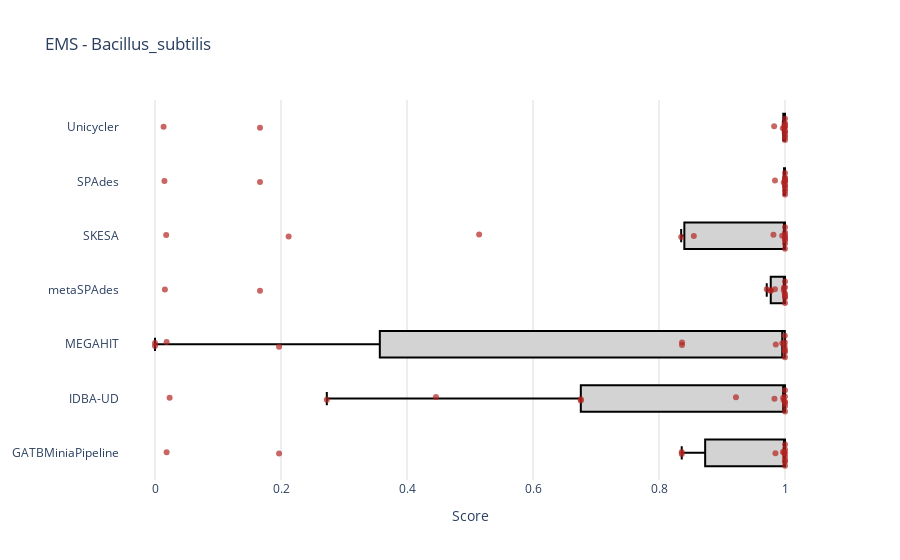
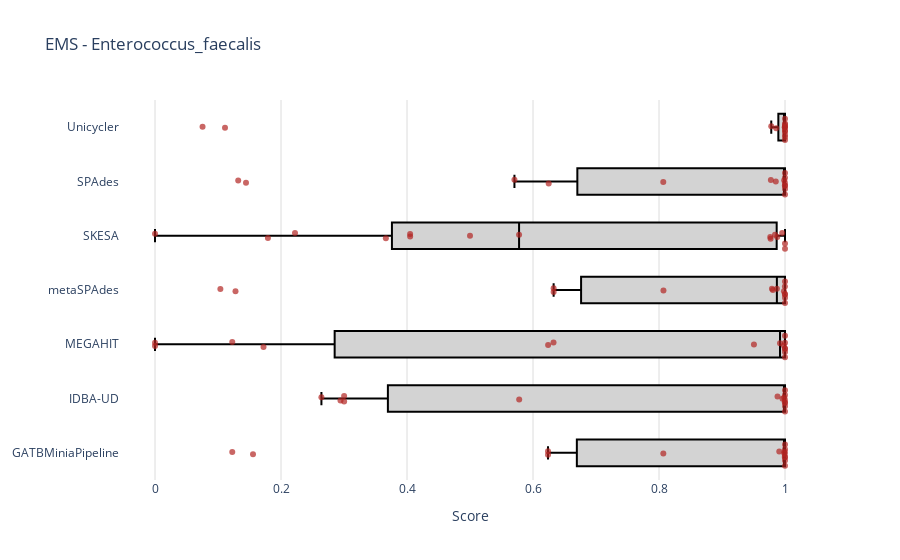
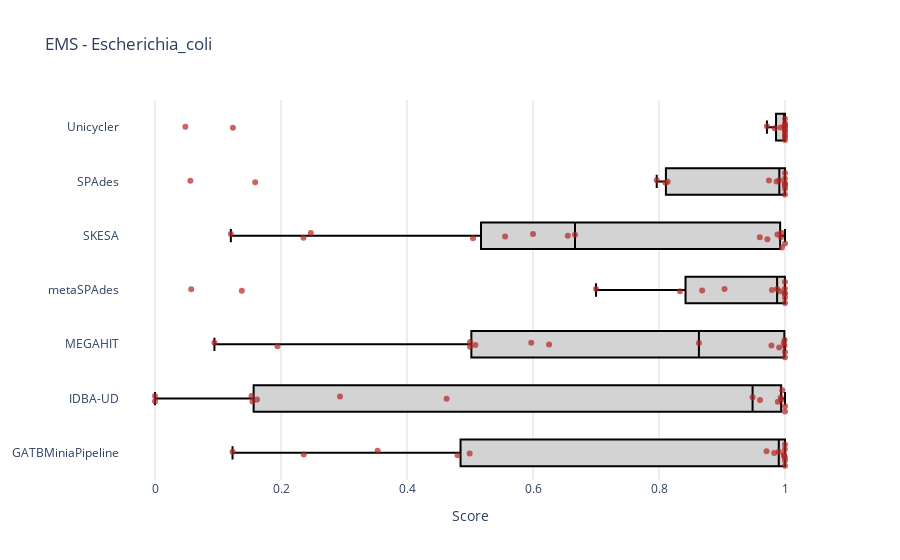
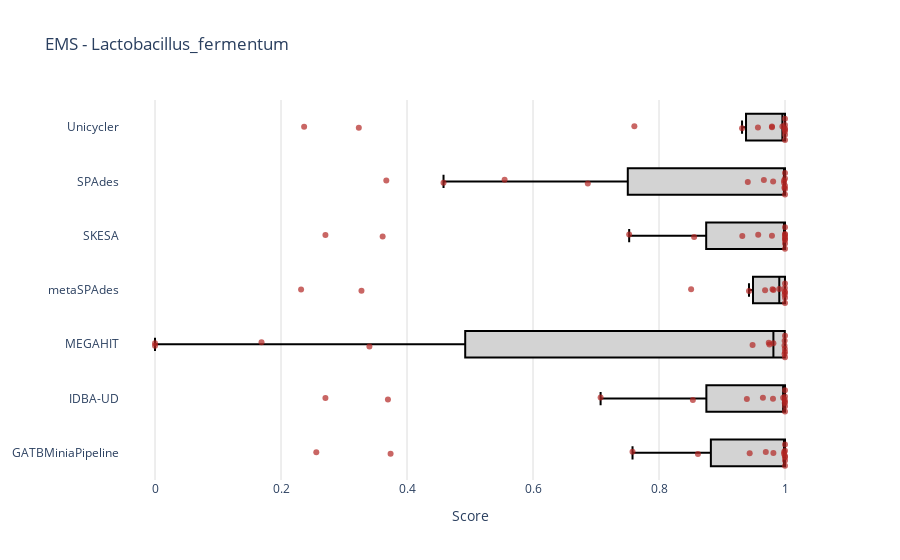

The notebook cell these images were saved under, in order:
### Code cell
for sample in rank_dfs:
    for reference in rank_dfs[sample]:
        fig = go.Figure()
        df = rank_dfs[sample][reference]
        for assembler in df.index:

            fig.add_trace(go.Box(x=df.loc[[assembler]].values[0],
                                     name=assembler, boxpoints='all',jitter=1, pointpos=0,
                                     boxmean=False, fillcolor='#D3D3D3', line=dict(color='#000000'),
                                    marker=dict(color='rgba(178,37,34,0.7)', size=6)))
        fig.update_layout(showlegend=False, xaxis_title="Score",
                              plot_bgcolor='rgb(255,255,255)', xaxis=dict(zeroline=False, gridcolor='#DCDCDC'),
                         title='{} - {}'.format(sample, reference))
        fig.show()

### Figure 1 — Plotly figure (JSON) as saved in the notebook; plotly's stock layout.template omitted (floating-point values rounded to 4 significant figures)
{"data": [{"boxmean": false, "boxpoints": "all", "fillcolor": "#D3D3D3", "jitter": 1, "line": {"color": "#000000"}, "marker": {"color": "rgba(178,37,34,0.7)", "size": 6}, "name": "GATBMiniaPipeline", "pointpos": 0, "type": "box", "x": [0.197, 0.9996, 0.8361, 0.8361, 1, 0.9848, 0.9987, 0.0184, 0.9999, 0.9968, 1, 1, 0.9999, 0.9999, 1.0]}, {"boxmean": false, "boxpoints": "all", "fillcolor": "#D3D3D3", "jitter": 1, "line": {"color": "#000000"}, "marker": {"color": "rgba(178,37,34,0.7)", "size": 6}, "name": "IDBA-UD", "pointpos": 0, "type": "box", "x": [0.2727, 0.446, 0.6759, 0.6759, 1, 0.9832, 0.9971, 0.02318, 0.9977, 0.9222, 1, 1, 0.9999, 0.9999, 1.0]}, {"boxmean": false, "boxpoints": "all", "fillcolor": "#D3D3D3", "jitter": 1, "line": {"color": "#000000"}, "marker": {"color": "rgba(178,37,34,0.7)", "size": 6}, "name": "MEGAHIT", "pointpos": 0, "type": "box", "x": [0.197, 0.9997, 0.8365, 0.8365, 1, 0.9854, 0.9993, 0.0184, 0.9994, 0.9956, 0, 0, 1.0, 0.9997, 0.9997]}, {"boxmean": false, "boxpoints": "all", "fillcolor": "#D3D3D3", "jitter": 1, "line": {"color": "#000000"}, "marker": {"color": "rgba(178,37,34,0.7)", "size": 6}, "name": "metaSPAdes", "pointpos": 0, "type": "box", "x": [0.1667, 0.9994, 0.9774, 0.9774, 1, 0.9841, 0.9979, 0.01568, 0.9983, 0.971, 1, 1, 1.0, 1.0, 1.0]}, {"boxmean": false, "boxpoints": "all", "fillcolor": "#D3D3D3", "jitter": 1, "line": {"color": "#000000"}, "marker": {"color": "rgba(178,37,34,0.7)", "size": 6}, "name": "SKESA", "pointpos": 0, "type": "box", "x": [0.2121, 0.5145, 0.8553, 0.8352, 1, 0.9816, 0.9955, 0.01772, 1, 1, 1, 1, 1, 1, 1]}, {"boxmean": false, "boxpoints": "all", "fillcolor": "#D3D3D3", "jitter": 1, "line": {"color": "#000000"}, "marker": {"color": "rgba(178,37,34,0.7)", "size": 6}, "name": "SPAdes", "pointpos": 0, "type": "box", "x": [0.1667, 1, 1, 1, 1, 0.9841, 0.998, 0.015, 1.0, 0.9999, 1, 1, 0.9999, 0.9999, 1.0]}, {"boxmean": false, "boxpoints": "all", "fillcolor": "#D3D3D3", "jitter": 1, "line": {"color": "#000000"}, "marker": {"color": "rgba(178,37,34,0.7)", "size": 6}, "name": "Unicycler", "pointpos": 0, "type": "box", "x": [0.1667, 0.9993, 0.9995, 0.9995, 1, 0.9828, 0.9966, 0.01363, 1.0, 0.9996, 1, 1, 1.0, 1.0, 1]}], "layout": {"plot_bgcolor": "rgb(255,255,255)", "showlegend": false, "title": {"text": "EMS - Bacillus_subtilis"}, "xaxis": {"gridcolor": "#DCDCDC", "title": {"text": "Score"}, "zeroline": false}}}

### Figure 2 — Plotly figure (JSON) as saved in the notebook; plotly's stock layout.template omitted (floating-point values rounded to 4 significant figures)
{"data": [{"boxmean": false, "boxpoints": "all", "fillcolor": "#D3D3D3", "jitter": 1, "line": {"color": "#000000"}, "marker": {"color": "rgba(178,37,34,0.7)", "size": 6}, "name": "GATBMiniaPipeline", "pointpos": 0, "type": "box", "x": [0.1226, 0.8069, 0.6238, 0.6238, 1, 0.9909, 0.9988, 0.1556, 1.0, 0.9997, 1, 1, 0.9996, 0.9996, 1]}, {"boxmean": false, "boxpoints": "all", "fillcolor": "#D3D3D3", "jitter": 1, "line": {"color": "#000000"}, "marker": {"color": "rgba(178,37,34,0.7)", "size": 6}, "name": "IDBA-UD", "pointpos": 0, "type": "box", "x": [0.2642, 0.5781, 0.3002, 0.3002, 1, 0.9881, 0.996, 0.2944, 1.0, 0.9988, 1, 1, 0.9998, 0.9998, 1.0]}, {"boxmean": false, "boxpoints": "all", "fillcolor": "#D3D3D3", "jitter": 1, "line": {"color": "#000000"}, "marker": {"color": "rgba(178,37,34,0.7)", "size": 6}, "name": "MEGAHIT", "pointpos": 0, "type": "box", "x": [0.1226, 1, 0.624, 0.6326, 1, 0.9921, 1, 0.1722, 0.9981, 0.9507, 0, 0, 1.0, 1.0, 1.0]}, {"boxmean": false, "boxpoints": "all", "fillcolor": "#D3D3D3", "jitter": 1, "line": {"color": "#000000"}, "marker": {"color": "rgba(178,37,34,0.7)", "size": 6}, "name": "metaSPAdes", "pointpos": 0, "type": "box", "x": [0.1038, 0.8071, 0.6327, 0.6327, 1, 0.9793, 0.9871, 0.1278, 0.9983, 0.9808, 1, 1, 0.9998, 0.9998, 1]}, {"boxmean": false, "boxpoints": "all", "fillcolor": "#D3D3D3", "jitter": 1, "line": {"color": "#000000"}, "marker": {"color": "rgba(178,37,34,0.7)", "size": 6}, "name": "SKESA", "pointpos": 0, "type": "box", "x": [0.1792, 0.5779, 0.405, 0.405, 1, 0.9877, 0.9956, 0.2222, 0.9842, 0.3665, 0, 0.5, 1, 0.9766, 0.9772]}, {"boxmean": false, "boxpoints": "all", "fillcolor": "#D3D3D3", "jitter": 1, "line": {"color": "#000000"}, "marker": {"color": "rgba(178,37,34,0.7)", "size": 6}, "name": "SPAdes", "pointpos": 0, "type": "box", "x": [0.1321, 0.8068, 0.6249, 0.5705, 1, 0.9776, 0.9854, 0.1444, 0.9999, 0.9987, 1, 1, 0.9998, 0.9998, 1.0]}, {"boxmean": false, "boxpoints": "all", "fillcolor": "#D3D3D3", "jitter": 1, "line": {"color": "#000000"}, "marker": {"color": "rgba(178,37,34,0.7)", "size": 6}, "name": "Unicycler", "pointpos": 0, "type": "box", "x": [0.07547, 0.9997, 1, 1, 1, 0.9782, 0.986, 0.1111, 1.0, 1.0, 1, 1, 0.9998, 0.9998, 1]}], "layout": {"plot_bgcolor": "rgb(255,255,255)", "showlegend": false, "title": {"text": "EMS - Enterococcus_faecalis"}, "xaxis": {"gridcolor": "#DCDCDC", "title": {"text": "Score"}, "zeroline": false}}}

### Figure 3 — Plotly figure (JSON) as saved in the notebook; plotly's stock layout.template omitted (floating-point values rounded to 4 significant figures)
{"data": [{"boxmean": false, "boxpoints": "all", "fillcolor": "#D3D3D3", "jitter": 1, "line": {"color": "#000000"}, "marker": {"color": "rgba(178,37,34,0.7)", "size": 6}, "name": "GATBMiniaPipeline", "pointpos": 0, "type": "box", "x": [0.3534, 0.236, 0.4802, 0.4995, 1, 0.9707, 0.9828, 0.1231, 0.9998, 0.9901, 1, 1, 0.9984, 0.9984, 1.0]}, {"boxmean": false, "boxpoints": "all", "fillcolor": "#D3D3D3", "jitter": 1, "line": {"color": "#000000"}, "marker": {"color": "rgba(178,37,34,0.7)", "size": 6}, "name": "IDBA-UD", "pointpos": 0, "type": "box", "x": [1, 0.1619, 0.1532, 0.1548, 1, 0.9485, 0.9603, 0.2936, 0.9942, 0.4629, 0, 0, 0.9956, 0.9887, 0.9932]}, {"boxmean": false, "boxpoints": "all", "fillcolor": "#D3D3D3", "jitter": 1, "line": {"color": "#000000"}, "marker": {"color": "rgba(178,37,34,0.7)", "size": 6}, "name": "MEGAHIT", "pointpos": 0, "type": "box", "x": [0.1943, 0.5085, 0.5973, 0.6255, 1, 0.9785, 0.9906, 0.09431, 0.998, 0.8634, 0.5, 0.5, 0.9995, 0.9993, 0.9999]}, {"boxmean": false, "boxpoints": "all", "fillcolor": "#D3D3D3", "jitter": 1, "line": {"color": "#000000"}, "marker": {"color": "rgba(178,37,34,0.7)", "size": 6}, "name": "metaSPAdes", "pointpos": 0, "type": "box", "x": [0.1378, 1, 0.8684, 0.9041, 1, 0.9793, 0.9915, 0.05753, 0.9995, 0.9875, 0.8333, 0.7, 0.9999, 0.9999, 1]}, {"boxmean": false, "boxpoints": "all", "fillcolor": "#D3D3D3", "jitter": 1, "line": {"color": "#000000"}, "marker": {"color": "rgba(178,37,34,0.7)", "size": 6}, "name": "SKESA", "pointpos": 0, "type": "box", "x": [0.2473, 0.2357, 0.5047, 0.5557, 1, 0.9601, 0.972, 0.1204, 0.9951, 0.6553, 0.6667, 0.6, 0.9943, 0.988, 0.9938]}, {"boxmean": false, "boxpoints": "all", "fillcolor": "#D3D3D3", "jitter": 1, "line": {"color": "#000000"}, "marker": {"color": "rgba(178,37,34,0.7)", "size": 6}, "name": "SPAdes", "pointpos": 0, "type": "box", "x": [0.159, 0.81, 0.7964, 0.8139, 1, 0.9745, 0.9866, 0.05619, 0.9998, 0.991, 1, 1, 0.9999, 0.9999, 1.0]}, {"boxmean": false, "boxpoints": "all", "fillcolor": "#D3D3D3", "jitter": 1, "line": {"color": "#000000"}, "marker": {"color": "rgba(178,37,34,0.7)", "size": 6}, "name": "Unicycler", "pointpos": 0, "type": "box", "x": [0.1237, 0.9995, 1, 1, 1, 0.9714, 0.9835, 0.04816, 0.9998, 0.9928, 1, 1, 1.0, 1.0, 1]}], "layout": {"plot_bgcolor": "rgb(255,255,255)", "showlegend": false, "title": {"text": "EMS - Escherichia_coli"}, "xaxis": {"gridcolor": "#DCDCDC", "title": {"text": "Score"}, "zeroline": false}}}

### Figure 4 — Plotly figure (JSON) as saved in the notebook; plotly's stock layout.template omitted (floating-point values rounded to 4 significant figures)
{"data": [{"boxmean": false, "boxpoints": "all", "fillcolor": "#D3D3D3", "jitter": 1, "line": {"color": "#000000"}, "marker": {"color": "rgba(178,37,34,0.7)", "size": 6}, "name": "GATBMiniaPipeline", "pointpos": 0, "type": "box", "x": [0.256, 0.9816, 0.8618, 0.758, 1, 0.9439, 0.9695, 0.3739, 1, 1, 1, 1, 0.9986, 0.9986, 1]}, {"boxmean": false, "boxpoints": "all", "fillcolor": "#D3D3D3", "jitter": 1, "line": {"color": "#000000"}, "marker": {"color": "rgba(178,37,34,0.7)", "size": 6}, "name": "IDBA-UD", "pointpos": 0, "type": "box", "x": [0.2705, 0.9809, 0.8538, 0.7073, 1, 0.9395, 0.9649, 0.3697, 1.0, 0.997, 1, 1, 0.9996, 0.9996, 1]}, {"boxmean": false, "boxpoints": "all", "fillcolor": "#D3D3D3", "jitter": 1, "line": {"color": "#000000"}, "marker": {"color": "rgba(178,37,34,0.7)", "size": 6}, "name": "MEGAHIT", "pointpos": 0, "type": "box", "x": [0.1691, 0.9816, 1, 1, 1, 0.9486, 0.9743, 0.3403, 0.9993, 0.9753, 0, 0, 0.9992, 0.9994, 0.9997]}, {"boxmean": false, "boxpoints": "all", "fillcolor": "#D3D3D3", "jitter": 1, "line": {"color": "#000000"}, "marker": {"color": "rgba(178,37,34,0.7)", "size": 6}, "name": "metaSPAdes", "pointpos": 0, "type": "box", "x": [0.2319, 0.9802, 0.9816, 0.851, 1, 0.9428, 0.9684, 0.3277, 0.9998, 0.9909, 1, 1, 0.9995, 0.9995, 1]}, {"boxmean": false, "boxpoints": "all", "fillcolor": "#D3D3D3", "jitter": 1, "line": {"color": "#000000"}, "marker": {"color": "rgba(178,37,34,0.7)", "size": 6}, "name": "SKESA", "pointpos": 0, "type": "box", "x": [0.2705, 0.9793, 0.8558, 0.7526, 1, 0.9322, 0.9575, 0.3613, 1, 1, 1, 1, 1, 1, 1]}, {"boxmean": false, "boxpoints": "all", "fillcolor": "#D3D3D3", "jitter": 1, "line": {"color": "#000000"}, "marker": {"color": "rgba(178,37,34,0.7)", "size": 6}, "name": "SPAdes", "pointpos": 0, "type": "box", "x": [0.3671, 0.9812, 0.687, 0.555, 1, 0.941, 0.9664, 0.458, 1.0, 0.999, 1, 1, 0.9985, 0.9985, 1]}, {"boxmean": false, "boxpoints": "all", "fillcolor": "#D3D3D3", "jitter": 1, "line": {"color": "#000000"}, "marker": {"color": "rgba(178,37,34,0.7)", "size": 6}, "name": "Unicycler", "pointpos": 0, "type": "box", "x": [0.2367, 0.9793, 0.9793, 0.7609, 1, 0.9318, 0.9571, 0.3235, 0.9999, 0.9958, 1, 1, 0.9999, 0.9999, 1]}], "layout": {"plot_bgcolor": "rgb(255,255,255)", "showlegend": false, "title": {"text": "EMS - Lactobacillus_fermentum"}, "xaxis": {"gridcolor": "#DCDCDC", "title": {"text": "Score"}, "zeroline": false}}}
